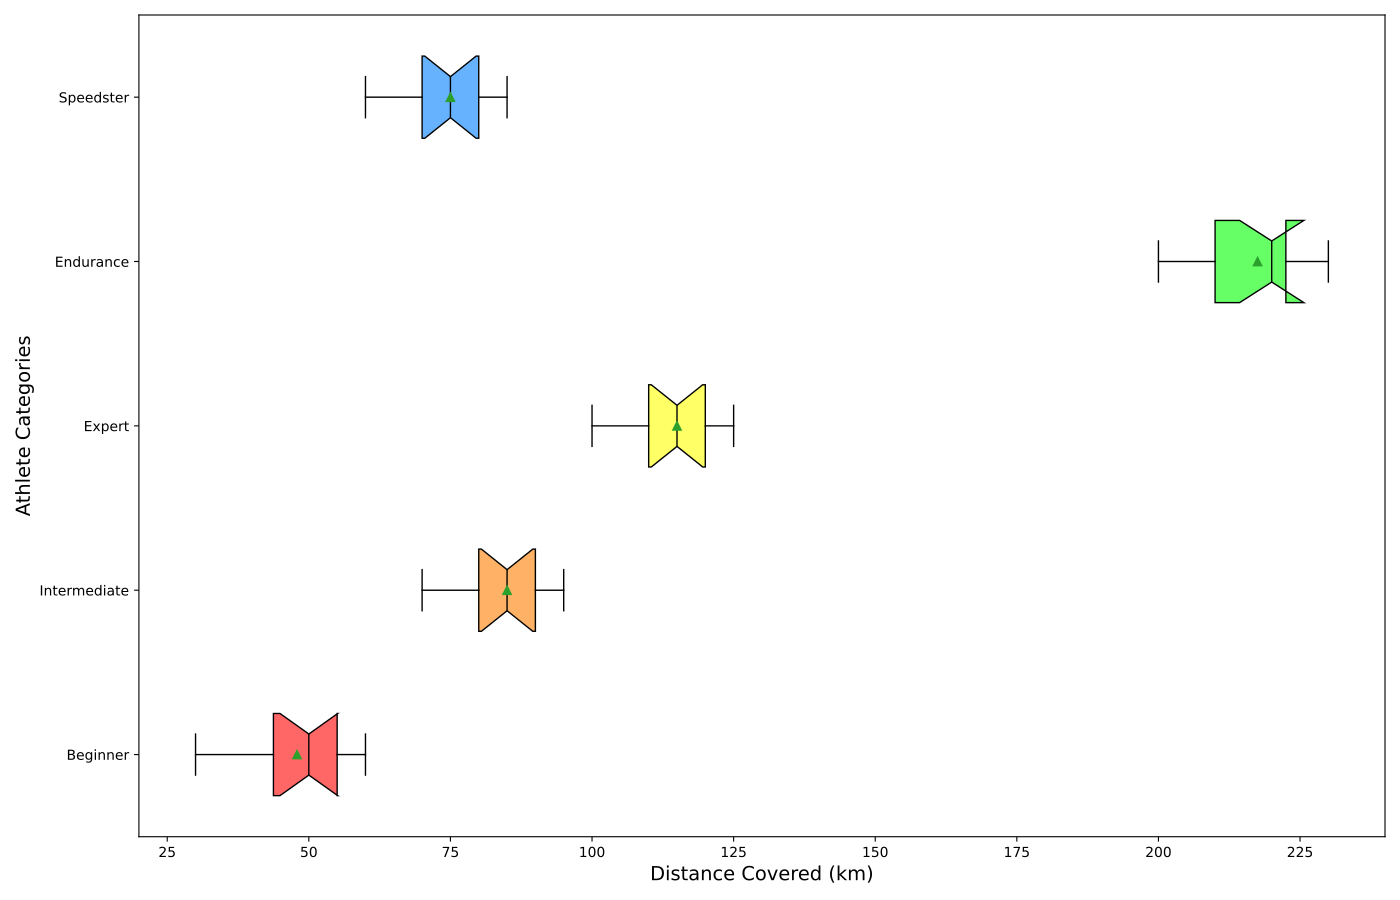

Reproduce this figure in Python.
import matplotlib.pyplot as plt

amateur_distances = [45, 50, 30, 55, 40, 35, 60, 50, 50, 60, 45, 55]  # Shuffled entries
semi_pro_distances = [90, 85, 70, 95, 80, 75, 85, 80, 90, 95, 85, 90]  # Shuffled entries
professional_distances = [115, 110, 120, 100, 110, 125, 115, 105, 120, 125, 120, 115]  # Shuffled entries
marathoner_distances = [210, 230, 200, 215, 220, 230, 205, 230, 220, 220, 210, 220]  # Shuffled entries
sprinter_distances = [75, 80, 65, 70, 85, 60, 80, 70, 75, 75, 85, 80]  # Shuffled entries

all_distances = [
    amateur_distances,
    semi_pro_distances,
    professional_distances,
    marathoner_distances,
    sprinter_distances
]

athlete_labels = ["Beginner", "Intermediate", "Expert", "Endurance", "Speedster"]

fig, ax = plt.subplots(figsize=(14, 9))

box = ax.boxplot(all_distances, labels=athlete_labels, patch_artist=True, notch=True, vert=False, showmeans=True)

colors = ['#FF6666', '#FFB266', '#FFFF66', '#66FF66', '#66B2FF']
for patch, color in zip(box['boxes'], colors):
    patch.set_facecolor(color)

ax.set_xlabel("Distance Covered (km)", fontsize=14)
ax.set_ylabel("Athlete Categories", fontsize=14)

for element in ['whiskers', 'caps', 'medians', 'means']:
    plt.setp(box[element], color='black')
plt.setp(box['fliers'], marker='o', color='red', markersize=5, alpha=0.5)

plt.tight_layout()
plt.show()
